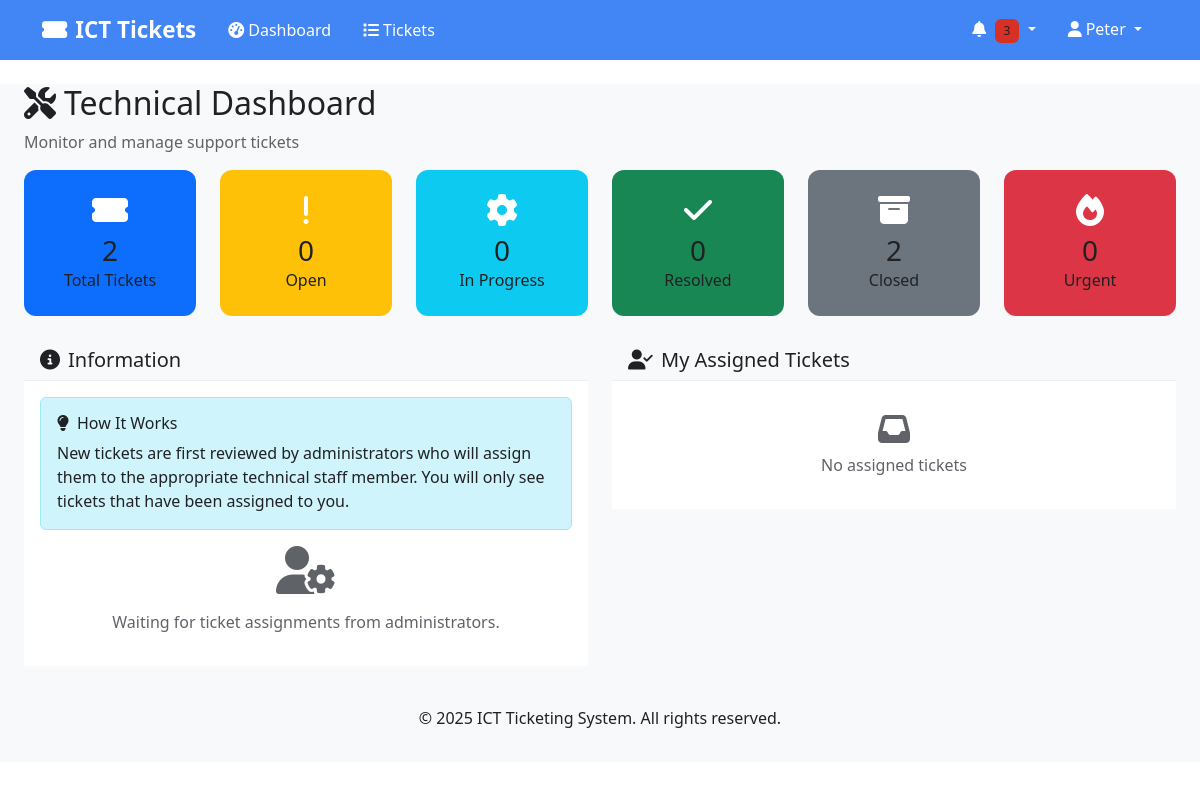
Before: /dashboard (signed in) with the older database file.
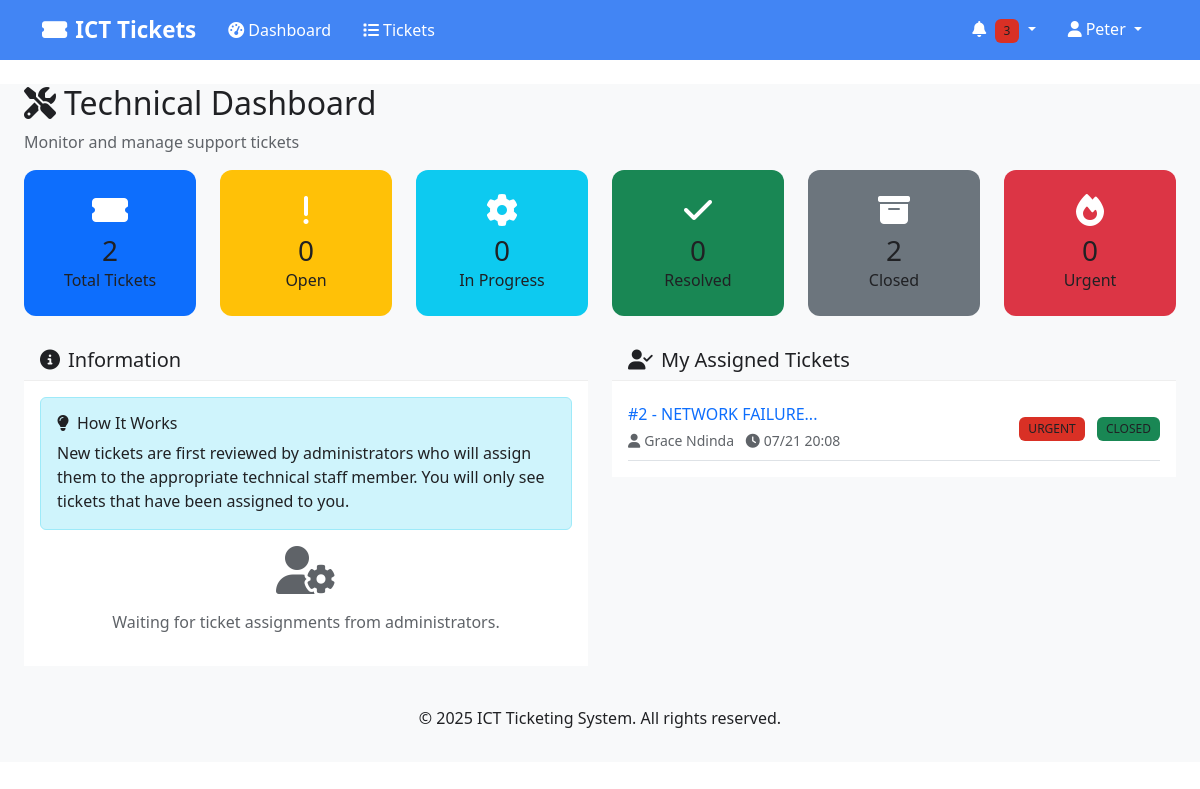
After: the same page with the newer database file.
### models.py (models this page shows, shortened)
class Ticket(db.Model):
    __tablename__ = 'tickets'
    id = db.Column(db.Integer, primary_key=True)
    title = db.Column(db.String(200), nullable=False)
    description = db.Column(db.Text, nullable=False)
    priority = db.Column(db.String(10), nullable=False)  # 'URGENT', 'HIGH', 'MEDIUM', 'LOW'
    status = db.Column(db.String(20), default='OPEN')  # 'OPEN', 'IN_PROGRESS', 'RESOLVED', 'CLOSED'
    category = db.Column(db.String(50), nullable=True)
    location = db.Column(db.String(100), nullable=True)
    unit = db.Column(db.String(50), nullable=True)  # For SWA departments (USHR, LSHR)
    created_by_id = db.Column(db.Integer, db.ForeignKey('users.id'), nullable=False)
    assigned_to_ids = db.Column(db.Text, nullable=True)  # Store comma-separated IDs for multiple assignments
    created_at = db.Column(db.DateTime, default=datetime.utcnow)
    updated_at = db.Column(db.DateTime, default=datetime.utcnow, onupdate=datetime.utcnow)
    resolved_at = db.Column(db.DateTime, nullable=True)
    closed_at = db.Column(db.DateTime, nullable=True)
    due_date = db.Column(db.DateTime, nullable=True)
    comments = db.relationship('TicketComment', backref='ticket', cascade='all, delete-orphan')
    notifications = db.relationship('Notification', backref='ticket', cascade='all, delete-orphan')
    @property
    def priority_color(self):
        colors = {
            'URGENT': 'danger',
            'HIGH': 'warning',
            'MEDIUM': 'info',
            'LOW': 'success'
        }
        return colors.get(self.priority, 'secondary')
    @property
    def status_color(self):
        colors = {
            'OPEN': 'primary',
            'IN_PROGRESS': 'warning',
            'RESOLVED': 'info',
            'CLOSED': 'success'
        }
        return colors.get(self.status, 'secondary')

class User(UserMixin, db.Model):
    __tablename__ = 'users'
    id = db.Column(db.Integer, primary_key=True)
    username = db.Column(db.String(80), unique=True, nullable=False)
    email = db.Column(db.String(120), unique=True, nullable=False)
    phone = db.Column(db.String(20), nullable=True)
    password_hash = db.Column(db.String(256), nullable=False)
    first_name = db.Column(db.String(50), nullable=False)
    last_name = db.Column(db.String(50), nullable=False)
    role = db.Column(db.String(20), nullable=False)  # 'user', 'tech', 'admin'
    department_id = db.Column(db.Integer, db.ForeignKey('departments.id'), nullable=True)
    is_active = db.Column(db.Boolean, default=True)
    created_at = db.Column(db.DateTime, default=datetime.utcnow)
    updated_at = db.Column(db.DateTime, default=datetime.utcnow, onupdate=datetime.utcnow)
    department = db.relationship('Department', backref='users')
    created_tickets = db.relationship('Ticket', foreign_keys='Ticket.created_by_id', backref='creator')
    @property
    def full_name(self):
        return f"{self.first_name} {self.last_name}"

### routes.py (the view)
@app.route('/dashboard')
@login_required
def dashboard():
    stats = get_ticket_stats()
    if current_user.role == 'admin':
        recent_tickets = Ticket.query.order_by(Ticket.created_at.desc()).limit(5).all()
        unread_notifications = Notification.query.filter_by(user_id=current_user.id, is_read=False).count()
        return render_template('dashboard_admin.html',
                             stats=stats,
                             recent_tickets=recent_tickets,
                             unread_notifications=unread_notifications,
                             User=User, Ticket=Ticket, Department=Department)
    elif current_user.role == 'tech':
        my_tickets = []
        for ticket in Ticket.query.filter(Ticket.assigned_to_ids.isnot(None)).all():
            if str(current_user.id) in ticket.assigned_to_ids.split(','):
                my_tickets.append(ticket)
        unassigned_tickets = Ticket.query.filter_by(assigned_to_ids=None, status='OPEN').all()
        unread_notifications = Notification.query.filter_by(user_id=current_user.id, is_read=False).count()
        return render_template('dashboard_tech.html',
                             stats=stats,
                             my_tickets=my_tickets,
                             unassigned_tickets=unassigned_tickets,
                             unread_notifications=unread_notifications)
    else:
        my_tickets = Ticket.query.filter_by(created_by_id=current_user.id).all()
        unread_notifications = Notification.query.filter_by(user_id=current_user.id, is_read=False).count()
        return render_template('dashboard_user.html',
                             my_tickets=my_tickets,
                             unread_notifications=unread_notifications)

### app.py (called while the page is built)
@login_manager.user_loader
def load_user(user_id):
    from models import User
    return User.query.get(int(user_id))

### templates/dashboard_tech.html (shortened to what the changed rows need)
{% extends "base.html" %}
{% block content %}
<div class="container-fluid">
    <div class="row">
        <div class="col-12">
            <h2><i class="fas fa-tools me-2"></i>Technical Dashboard</h2>
        </div>
    </div>
    <div class="row">
        <div class="col-lg-6 mb-4">
            <div class="card">
                <div class="card-body">
                    {% if my_tickets %}
                    {% for ticket in my_tickets[:5] %}
                    <div class="d-flex justify-content-between align-items-center py-2 border-bottom">
                        <div class="flex-grow-1">
                            <h6 class="mb-1">
                                <a href="{{ url_for('view_ticket', ticket_id=ticket.id) }}" class="text-decoration-none">
                                    #{{ ticket.id }} - {{ ticket.title[:50] }}...
                                </a>
                            </h6>
                            <small class="text-muted">
                                <i class="fas fa-user me-1"></i>{{ ticket.creator.full_name }}
                                <i class="fas fa-clock ms-2 me-1"></i>{{ ticket.created_at.strftime('%m/%d %H:%M') }}
                            </small>
                        </div>
                        <div class="ms-3">
                            <span class="badge bg-{{ ticket.priority_color }} me-2">{{ ticket.priority }}</span>
                            <span class="badge bg-{{ ticket.status_color }}">{{ ticket.status.replace('_', ' ') }}</span>
                        </div>
                    </div>
                    {% endfor %}
                    {% else %}
                    <div class="text-center py-3">
                        <i class="fas fa-inbox fs-2 text-muted mb-2"></i>
                        <p class="text-muted mb-0">No assigned tickets</p>
                    </div>
                    {% endif %}
                </div>
            </div>
        </div>
    </div>
</div>
{% endblock %}

Changed rows visible on the page:
now on this page (row edited): Ticket: id "2", title "NETWORK FAILURE", creator.full_name "Grace Ndinda", created_at "07/21 20:08", priority "URGENT", status.replace "CLOSED"
Other visible differences:
text no longer shown: "No assigned tickets"
